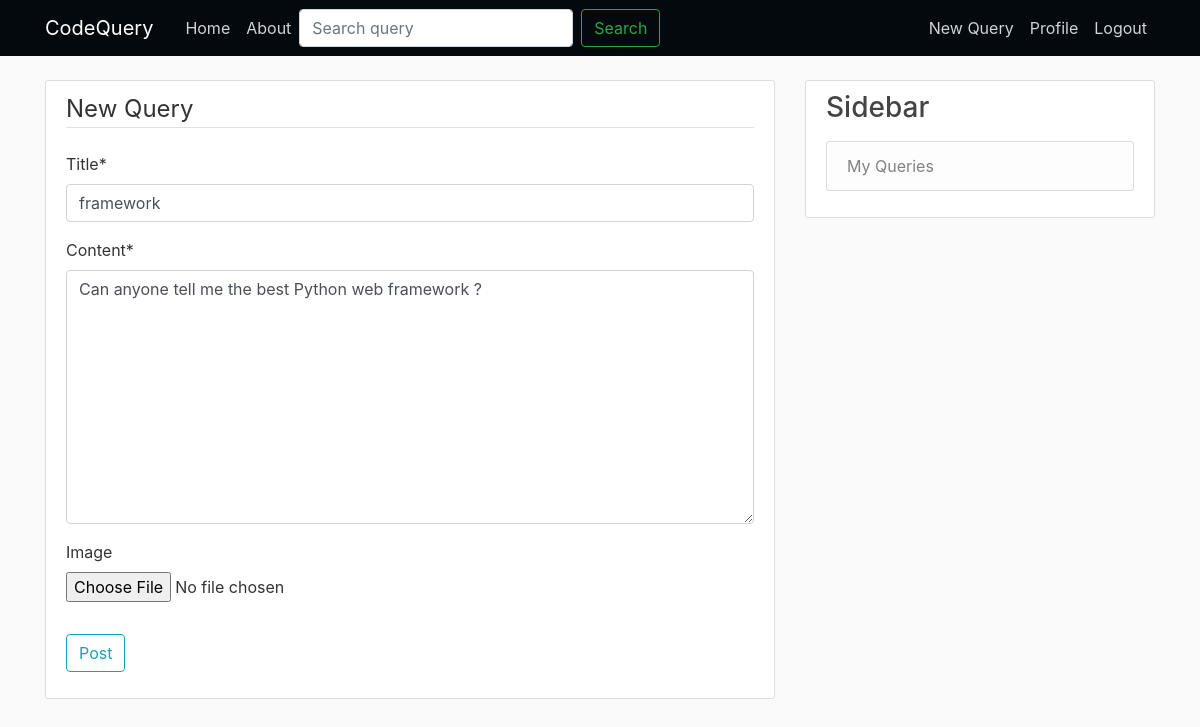
The app's page /post/8/update/ (signed in) with its own data.
### blog/models.py (models this page shows, shortened)
class Post(models.Model):
    title=models.CharField(max_length=100)
    content=models.TextField()
    date_posted=models.DateTimeField(default=timezone.now)#default arg means we can change datetime also whenever user wanted
    image=models.ImageField(blank=True,null=True,upload_to='post_pics')
    author= models.ForeignKey(User, on_delete=models.CASCADE)

### blog/views.py (the view, shortened to what this page needs)
# urls.py: path('post/<int:pk>/update/', PostUpdateView.as_view(),name='post-update'),
class PostUpdateView(LoginRequiredMixin, UserPassesTestMixin, UpdateView):
    model=Post
    fields=['title','content','image']
    def test_func(self):
        post=self.get_object()
        if self.request.user==post.author:
            return True
        return False

### blog/templates/blog/post_form.html (shortened to what this page needs)
{% extends "blog/base.html" %}
{% load crispy_forms_tags %}
{% block content %}
    <div class="content-section">
        <form method="POST" enctype="multipart/form-data">
            <fieldset class="form-group">
                <legend class="border-bottom mb-4">New Query</legend>
                {{ form|crispy }}
            </fieldset>
            <div class="form-group">
                <button class="btn btn-outline-info" type="submit">Post</button>
            </div>
        </form>
    </div>
{% endblock content %}

### blog/static/blog/main.css (style rules this page uses)
body { background: #fafafa; color: #333333; margin-top: 5rem; }
.content-section { background: #ffffff; padding: 10px 20px; border: 1px solid #dddddd; border-radius: 3px; margin-bottom: 20px; }

### records on screen
Post: title "framework", content "Can anyone tell me the best Python web framework ?"
